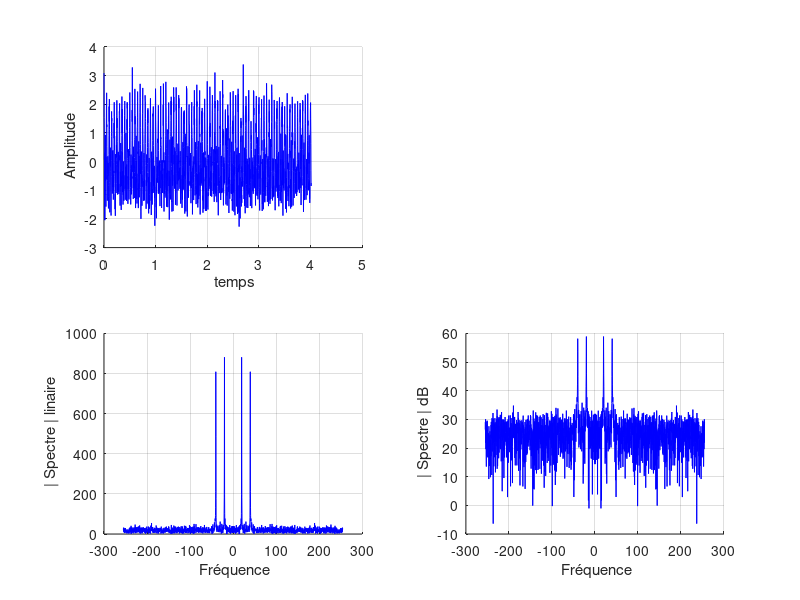

The MATLAB source for this figure: (Note: this script raises an error after producing the figure.)
%% Version Prof
close all; clear all; clc;

%% GENERATION du signal 
N  = 2048; % 2048 
fe = 510;  % 510
f1 = 20; A1 = 1;
f2 = 30; A2 = 0.1;
f3 = 40; A3 = 1;
t  = (0:N-1)./fe;
x1 = A1*cos(2*pi*f1*t);
x2 = A2*cos(2*pi*f2*t);
x3 = A3*cos(2*pi*f3*t);
var_bruit = 0.2;
bruit     = sqrt(var_bruit)*randn(1,N);
x         = x1 + x2 + x3 + 1*bruit; 

% Estimation du SNR (question 6 partie 1)
var_signal = std(x1 + x2 + x3).^2;  % Variance du signal avec bruit
var_bruit  = std(bruit).^2;         % Variance du bruit uniquement
SNR        = var_signal/var_bruit;
SNR_dB     = 10*log10(SNR)

E_signal = sum((x1 + x2 + x3).^2);  % Energie du signal avec bruit
E_bruit  = sum(bruit.^2);           % Energie du bruit uniquement
SNR      = E_signal/E_bruit;
SNR_dB   = 10*log10(SNR)

% Affichage signal temporel
figure(1);
subplot(221); hold on; grid on;
plot(t, x, 'b'); 
xlabel(' temps'); ylabel(' Amplitude'); 

%% SPECTRE d'amplitude
Nfft = N;                           % Nbre d'echantillons en fréquence
fftx = abs(fft(x,Nfft));            % Spectre d'amplitude
freq = -fe/2 : fe/Nfft : fe/2-fe/Nfft;  % Echelle des fréquences freq = linspace(-fe/2,fe/2,Nfft);

% Affichage du spectre d'amplitude 
figure(1);
subplot(223); hold on; grid on; 
plot(freq, fftshift(fftx), 'b'); 
xlabel(' Fréquence'); ylabel(' | Spectre | linaire'); 

subplot(224); hold on; grid on; 
plot(freq, 20*log10(fftshift(fftx)), 'b'); 
xlabel(' Fréquence'); ylabel(' | Spectre | dB'); 

% Detection des max : ici on en cherche 3
[Frequence0, Amplitude0] = AfficheMaxFreq(fftshift(fftx), freq, 3);

%% PERIODOGRAMME simple
Px0 = Periodogram_Moi(x);

% Affichage du Periodogramme simple
figure(2);
subplot(221); hold on; grid; 
plot(freq, 20*log(fftshift(Px0)), 'r');
xlabel(' Fréquence'); ylabel(' DSP dB'); 
title(' Periodogramme');

% Detection des max : ici on en cherche 3
[Frequence11, Amplitude11]=AfficheMaxFreq(fftshift(Px0), freq, 3);

%% PERIODOGRAMME modifié
% Effet du fenetrage sur tout le signal,pas de recouvrement
% typefen = 2; % numero de la fenetre [0 5]
% Px1     = Periodogram_Modifie_Moi(x, typefen); 
% 
% % Affichage
% figure(2);
% subplot(222); hold on; grid; 
% plot(freq, 20*log(fftshift(Px1)), 'r');
% xlabel(' Fréquence'); ylabel(' DSP dB'); 
% title(' Periodogramme modifié');
% 
% % Detection des max : ici on en cherche 3
% [Frequence22, Amplitude22]=AfficheMaxFreq(fftshift(Px1), freq, 3);

%% EFFET FENETRAGE pour le Periodogramme modifié
Px_1 = Periodogram_Modifie_Moi(x, 1); 
Px_2 = Periodogram_Modifie_Moi(x, 2); 
Px_3 = Periodogram_Modifie_Moi(x, 3);
Px_4 = Periodogram_Modifie_Moi(x, 4);
Px_5 = Periodogram_Modifie_Moi(x, 5);

% Affichage echelle en dB
figure(3);
subplot(231); hold on; grid;
plot(freq, 20*log(fftshift(Px_1)), 'b'); title(' DSP triangle ');
subplot(232); hold on; grid;
plot(freq, 20*log(fftshift(Px_2)), 'b'); title(' DSP Hamming ');
subplot(233); hold on; grid;
plot(freq, 20*log(fftshift(Px_3)), 'b'); title(' DSP Hanning ');
subplot(234); hold on; grid;
plot(freq, 20*log(fftshift(Px_4)), 'b'); title(' DSP Bartlett');
subplot(235); hold on; grid;
plot(freq, 20*log(fftshift(Px_5)), 'b'); title(' DSP Blackman');
subplot(236); hold on; grid;
plot(freq, 20*log(fftshift(Px0)), 'b'); title(' DSP periodogramme simple');

%% ETUDE BARTLETT 
% Division du signal en K blocs, pas de recouvrement entre les blocs, 
% DSP du signal estimée par moyennage des DSP de tous les blocs 
K      = 8;             % Nombre de blocs 4, 5, 32, 64
Px2    = Bart(x, K); 
freqBa = -fe/2 : fe/length(Px2) : fe/2 - fe/length(Px2); % Echelle des frequences freqBa = linspace(-fe./2,fe./2,length(Px2));

% Affichage
figure(2);
subplot(223); hold on; grid; 
plot(freqBa, 20*log(fftshift(Px2)), 'r');
xlabel(' Fréquence'); ylabel(' DSP dB'); 
title(' Periodogramme de Bartlett');

% Detection des max : ici on en cherche 3
[Frequence33, Amplitude33] = AfficheMaxFreq(fftshift(Px2), freqBa, 3);


% %% ETUDE WELCH 
% Completer le code ci-dessous :
% Division du signal en K blocs, avec un recouvrement entre les blocs, 
% Fenetrage du chaque blocs
% DSP du signal estimée par moyennage des differentes DSP des blocs 
% En fait, on se retrouve à faire la moyenne de plusieurs périodogramme
% modifié
typefen = 2;   % numero de la fenetre [0 5]
L       = 256; % Nombre de points pas blocs 150
overlap = 0.25; % Taux de recouvrement entre les blocs: ]0 1[  
Px3     = Welch(x, L, overlap, typefen); 
freqWe  = -fe/2 : fe/length(Px3) : fe/2-fe/length(Px3); % Echelle des frequences % freqWe  = linspace(-fe./2,fe./2,length(Px3)); 

% Affichage
figure(2);
subplot(223); hold on; grid; 
plot(freqWe, 20*log(fftshift(Px3)), 'r'); % plot(...) en dB
xlabel(' Fréquence'); ylabel(' DSP dB'); 
title(' Periodogramme de Welch');

% Detection des max : ici on en cherche 3
[Frequence33, Amplitude33] = AfficheMaxFreq(fftshift(Px3), freqWe, 3);

